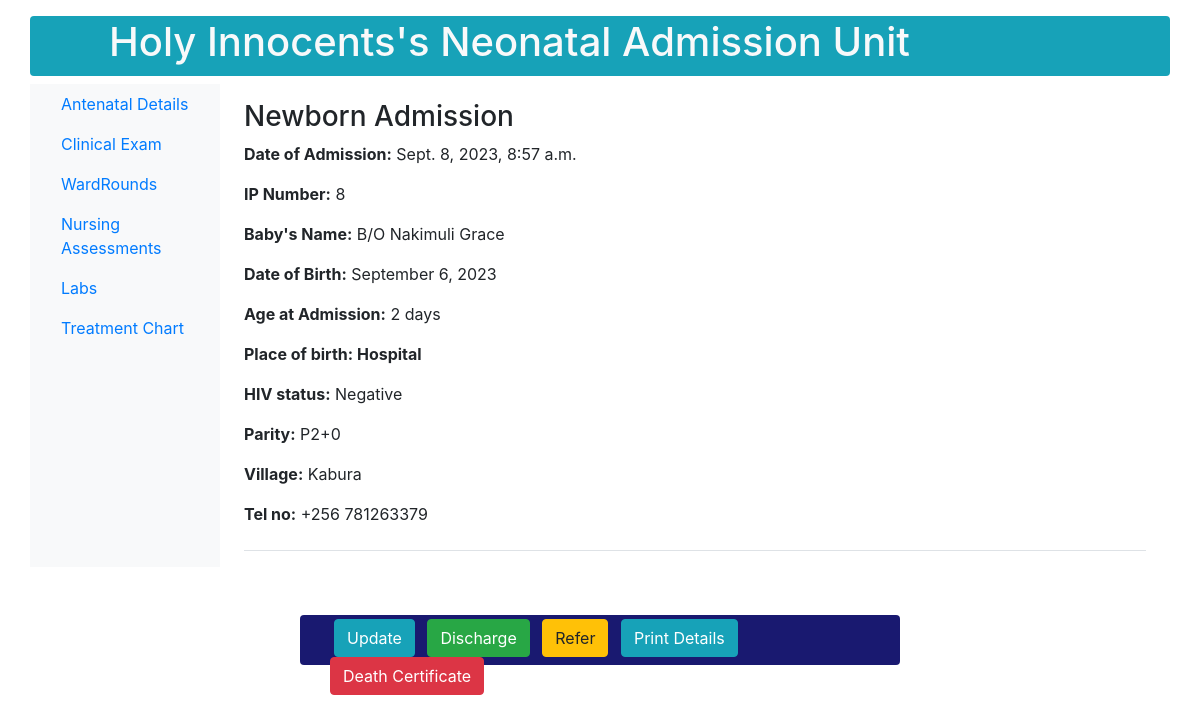
Page /newborn/print/8/ on the committed database.
### newborn/models.py (models this page shows, shortened)
class NewbornAdmission(models.Model):
    PLACE_OF_BIRTH_CHOICES = [
        ('Hospital', 'Hospital'),
        ('Along the road', 'Along the road'),
        ('Home', 'Home'),
    ]
    MODE_OF_DELIVERY_CHOICES = [
        ('SVD', 'SVD (Spontaneous Vaginal Delivery)'),
        ('C/S', 'C/S (Caesarean Section)'),
    ]
    MEANS_OF_TRANSPORT_CHOICES = [
        ('Ambulance', 'Ambulance'),
        ('Public means', 'Public means'),
    ]
    YES_NO_CHOICES = [
        ('Yes', 'Yes'),
        ('No', 'No'),
    ]
    SEX = [
        ('M', 'M'),
        ('F', 'F'),
    ]
    admission_date = models.DateTimeField()
    name = models.CharField(max_length=100)
    sex = models.CharField(max_length=100, choices=SEX)
    birth_weight = models.DecimalField(max_digits=2, decimal_places=1)
    delivery_date = models.DateTimeField()
    place_of_birth = models.CharField(max_length=20, choices=PLACE_OF_BIRTH_CHOICES)
    hospital_name = models.CharField(max_length=100, blank=True, null=True)
    mode_of_delivery = models.CharField(max_length=3, choices=MODE_OF_DELIVERY_CHOICES)
    indication = models.CharField(max_length=100, blank=True, null=True)
    resuscitation_done = models.CharField(max_length=3, choices=YES_NO_CHOICES)
    resuscitation_choices_1 = models.BooleanField(verbose_name='Bag&Mask', default=False, blank=True)
    resuscitation_choices_2 = models.BooleanField(verbose_name='Oxygen', default=False, blank=True)
    referred_in = models.CharField(max_length=3, choices=YES_NO_CHOICES)
    facility_name = models.CharField(max_length=100, blank=True, null=True)
    referral_date_time = models.DateTimeField(blank=True, null=True)
    reason_for_referral = models.CharField(max_length=100, blank=True, null=True)
    means_of_transport = models.CharField(max_length=20, choices=MEANS_OF_TRANSPORT_CHOICES, blank=True, null=True)
    oxygen_transport = models.CharField(max_length=3, choices=YES_NO_CHOICES, blank=True, null=True)
    mother = models.ForeignKey(MotherDetails, on_delete=models.CASCADE, null=True)

class MotherDetails(models.Model):
    name = models.CharField(max_length=50)
    age = models.IntegerField(default=28)
    blood_group = models.CharField(max_length=50, choices=BLOOD_GROUP)
    parity = models.CharField(max_length=100)
    number_of_living_children = models.CharField(max_length=100)
    hiv_status = models.CharField(max_length=50, choices=HIV_STATUS)
    level_of_education = models.CharField(max_length=50, choices=LEVEL_OF_EDUCATION)
    occupation = models.CharField(max_length=50, choices=OCCUPATION)
    location = models.ForeignKey(MotherLocation, on_delete=models.CASCADE, null=True)

class MotherLocation(models.Model):
    country = models.CharField(max_length=100)
    district = models.ForeignKey(District, on_delete=models.CASCADE)
    county_municipality = models.ForeignKey(CountyMunicipality, on_delete=models.CASCADE)
    subcounty = models.ForeignKey(Subcounty, on_delete=models.CASCADE)
    parish = models.ForeignKey(Parish, on_delete=models.CASCADE)
    village = models.ForeignKey(Village, on_delete=models.CASCADE)
    nin_no = models.CharField(max_length=100, default='CMX10000000')
    contact = models.CharField(max_length=100, default='+256 ')

class Village(models.Model):
    parish = models.ForeignKey(Parish, on_delete=models.CASCADE, null=True)
    name = models.CharField(max_length=100)
    def __str__(self):
        return self.name

### newborn/views.py (the view)
# urls.py: path('newborn/print/<int:pk>/', views.print_detail, name='clerkship-page'),
def print_detail(request, pk):
    newborn = NewbornAdmission.objects.get(pk=pk)
    age_delta = newborn.admission_date.date() - newborn.delivery_date.date()
    age_days = age_delta.days
    context = {
            'newborn': newborn,
            'age_days': age_days,
    }
    return render(request, 'newborn/details.html', context)

### newborn/templates/newborn/details.html (shortened to what this page needs)
{% load static %}
<!DOCTYPE html>
{% load crispy_forms_tags %}
{% load bootstrap4 %}
{% bootstrap_css %}
<html lang="en">
<head>
</head>
<body>
    <nav class="container navbar navbar-expand-md navbar-light bg-info topnavbar text-light justify-text-center mb-2 mt-3 rounded" style="height: 60px;">
        <div class="container">
            <ul class="ml-5 nav navbar-nav navbar-center">
                <li>
                    <h1 class="text-center">Holy Innocents's Neonatal Admission Unit<h1>
                </li>
            </ul>
        </div>
     </nav>
    <div class="container">
        <div class="row">
            <nav class="col-md-2 d-none d-md-block bg-light sidebar">
                <div class="sidebar-sticky">
                    <ul class="nav flex-column">
 			<li class="nav-item">
                            <a class="nav-link" href="{% url 'mothers_antenatal_details' pk=newborn.id %}">Antenatal Details</a>
                        </li>
                        <li class="nav-item">
                            <a class="nav-link" href="{% url 'clinical-exam' pk=newborn.id %}">Clinical Exam</a>
                        </li>
                        <li class="nav-item">
                            <a class="nav-link" href="#">WardRounds</a>
                        </li>
                        <li class="nav-item">
                            <a class="nav-link" href="#">Nursing Assessments</a>
                        </li>
                        <li class="nav-item">
				<a class="nav-link" href="{% url 'lab-request' newborn.pk %}">Labs</a>
                        </li>
			<li class="nav-item">
				<a class="nav-link" href="{% url 'patient_treatment_chart' newborn.pk %}">Treatment Chart</a>
			</li>
                     </ul>
                 </div>
              </nav>
              <main role="main" class="col-md-9 ml-sm-auto col-lg-10 px-4">
                <div class="justify-content-between flex-wrap flex-md-nowrap align-items-center pt-3 pb-2 mb-3 border-bottom">
                    <h3>Newborn Admission</h3>
                    <p><b>Date of Admission:</b> {{ newborn.admission_date}}</p>
                    <p><b>IP Number:</b> {{ newborn.pk }} </p>
                    <p><b>Baby's Name:</b> {{ newborn.name}}</p>
                    <p><b>Date of Birth:</b> {{ newborn.delivery_date|date:"F j, Y" }}</p>
                    <p><b>Age at Admission:</b> {{ age_days }} days</p>
                    <p><b>Place of birth: {{ newborn.place_of_birth}}</b></p>
                    <p><b>HIV status:</b> {{ newborn.mother.hiv_status}}</p>
                    <p><b>Parity:</b> {{ newborn.mother.parity}}</p>
                    <p><b>Village:</b> {{ newborn.mother.location.village}}</p>
                    <p><b>Tel no:</b> {{ newborn.mother.location.contact}} </p></div>
                 </div>
            </div>
        <div class="container mt-5 justify-content-center rounded" style="height: 50px; width: 600px; background-color: #191970;">
            <div class="container mt-5 py-1 justify-content-center">
		    <a class="btn btn-info ml-1 mr-2" href="{% url 'update-details' pk=newborn.id  %}" role="button">Update</a>
                <a class="btn btn-success mr-2" href="{% url 'discharge' pk=newborn.id %}" role="button">Discharge</a>
                <a class="btn btn-warning mr-2" href="#" role="button">Refer</a>
                <a class="btn btn-info" href="{% url 'more-details' newborn.pk %}" role="button">Print Details</a>
                <a class="btn btn-danger" href="#" role="button">Death Certificate</a>
            </div>
        </div>
</body>
</html>

### rows in the picture
NewbornAdmission: admission_date "Sept. 8, 2023, 8:57 a.m.", pk "8", name "B/O Nakimuli Grace", delivery_date "September 6, 2023", place_of_birth "Hospital", mother.hiv_status "Negative", mother.parity "P2+0", mother.location.village "Kabura", mother.location.contact "+256 781263379"

### other values in the picture
{{ age_days }} "2"
